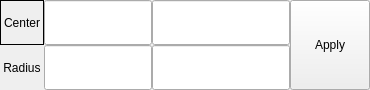
<?xml version="1.0" encoding="UTF-8"?>
<ui version="4.0">
 <class>EllipseInfo</class>
 <widget class="QFrame" name="EllipseInfo">
  <property name="geometry">
   <rect>
    <x>0</x>
    <y>0</y>
    <width>370</width>
    <height>90</height>
   </rect>
  </property>
  <property name="maximumSize">
   <size>
    <width>370</width>
    <height>90</height>
   </size>
  </property>
  <property name="windowTitle">
   <string>Frame</string>
  </property>
  <layout class="QHBoxLayout" name="horizontalLayout">
   <property name="spacing">
    <number>0</number>
   </property>
   <property name="leftMargin">
    <number>0</number>
   </property>
   <property name="topMargin">
    <number>0</number>
   </property>
   <property name="rightMargin">
    <number>0</number>
   </property>
   <property name="bottomMargin">
    <number>0</number>
   </property>
   <item>
    <layout class="QGridLayout" name="gridLayout">
     <item row="0" column="0">
      <widget class="QLabel" name="label">
       <property name="sizePolicy">
        <sizepolicy hsizetype="Preferred" vsizetype="Preferred">
         <horstretch>0</horstretch>
         <verstretch>0</verstretch>
        </sizepolicy>
       </property>
       <property name="frameShape">
        <enum>QFrame::Box</enum>
       </property>
       <property name="text">
        <string>Center</string>
       </property>
      </widget>
     </item>
     <item row="0" column="1">
      <widget class="QLineEdit" name="ellipsePointx">
       <property name="sizePolicy">
        <sizepolicy hsizetype="Preferred" vsizetype="Preferred">
         <horstretch>0</horstretch>
         <verstretch>0</verstretch>
        </sizepolicy>
       </property>
      </widget>
     </item>
     <item row="0" column="2">
      <widget class="QLineEdit" name="ellipsePointy">
       <property name="sizePolicy">
        <sizepolicy hsizetype="Preferred" vsizetype="Preferred">
         <horstretch>0</horstretch>
         <verstretch>0</verstretch>
        </sizepolicy>
       </property>
      </widget>
     </item>
     <item row="1" column="0">
      <widget class="QLabel" name="label_2">
       <property name="text">
        <string> Radius</string>
       </property>
      </widget>
     </item>
     <item row="1" column="1">
      <widget class="QLineEdit" name="ellipseRx">
       <property name="sizePolicy">
        <sizepolicy hsizetype="Preferred" vsizetype="Preferred">
         <horstretch>0</horstretch>
         <verstretch>0</verstretch>
        </sizepolicy>
       </property>
      </widget>
     </item>
     <item row="1" column="2">
      <widget class="QLineEdit" name="ellipseRy">
       <property name="sizePolicy">
        <sizepolicy hsizetype="Expanding" vsizetype="Preferred">
         <horstretch>0</horstretch>
         <verstretch>0</verstretch>
        </sizepolicy>
       </property>
      </widget>
     </item>
    </layout>
   </item>
   <item>
    <widget class="QPushButton" name="applyBtn">
     <property name="sizePolicy">
      <sizepolicy hsizetype="Minimum" vsizetype="Preferred">
       <horstretch>0</horstretch>
       <verstretch>0</verstretch>
      </sizepolicy>
     </property>
     <property name="text">
      <string>Apply</string>
     </property>
    </widget>
   </item>
  </layout>
 </widget>
 <resources/>
 <connections/>
</ui>
